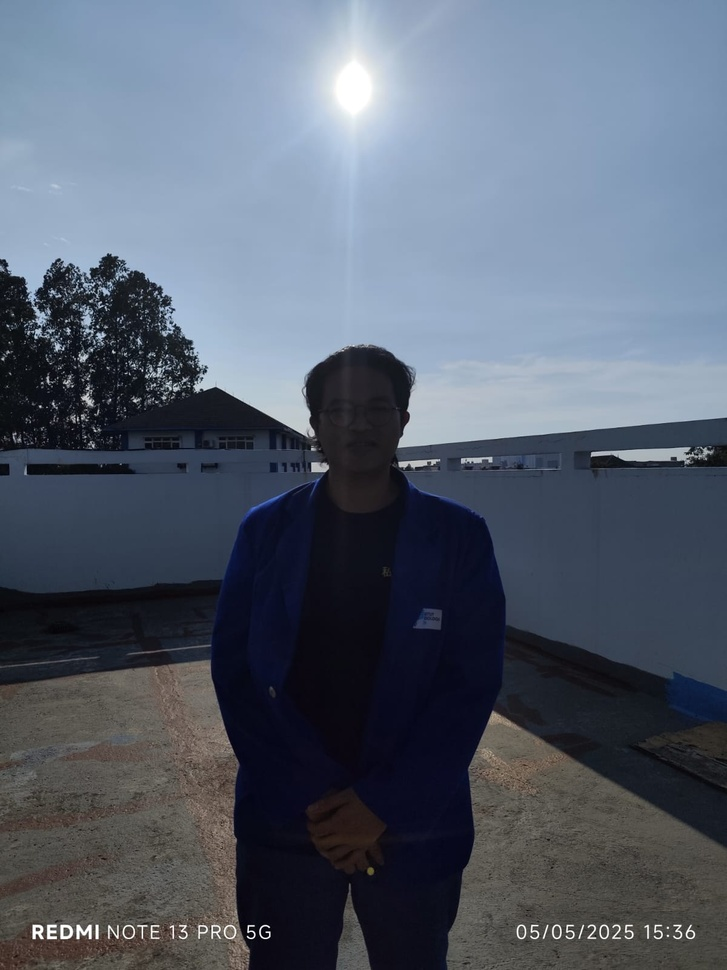
#> input picture UTS_202331012_A/asset/diri.jpg, 727 x 970 px, shrunk from 1200 x 1600 before the run
$ jupyter execute 'BACKLIGHT PADA CITRA.ipynb'
#> lines starting #> are read from the running program, lines starting #| are printed output that depends on the picture
## import library

[cell 1]
import cv2
import numpy as np
import matplotlib.pyplot as plt

## membaca gambar

[cell 2]
img = cv2.imread('asset/diri.jpg')
#> img is the input picture: shape (970, 727, 3); mean B, G, R 110.8, 96.2, 87.1

## citra asli

[cell 3]
img_rgb = cv2.cvtColor(img, cv2.COLOR_BGR2RGB)

plt.figure(figsize=(12, 12))
plt.imshow(img_rgb)
plt.title("Gambar Asli (RGB)")
plt.axis('off')
plt.show()

## citra grayscale

[cell 4]
gray = cv2.cvtColor(img, cv2.COLOR_BGR2GRAY)
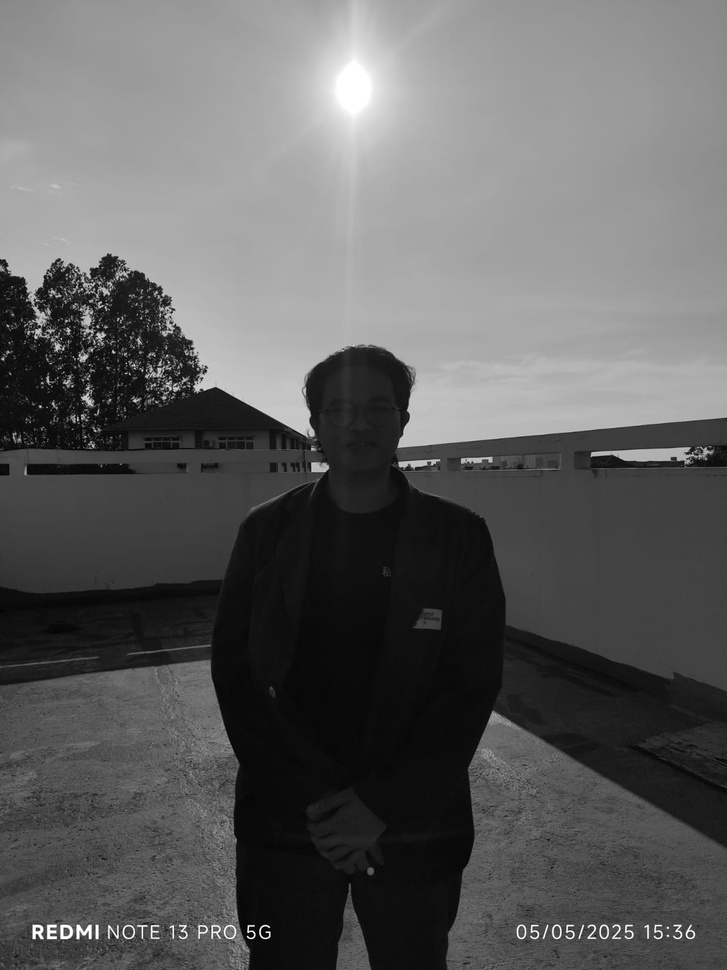
#> gray: shape (970, 727); min 0, max 255, mean 95.2

plt.figure(figsize=(12, 12))
plt.imshow(gray, cmap='gray')
plt.title("Grayscale")
plt.axis('off')
plt.show()

## citra cahaya

[cell 5]
bright = cv2.convertScaleAbs(gray, alpha=1.0, beta=100)
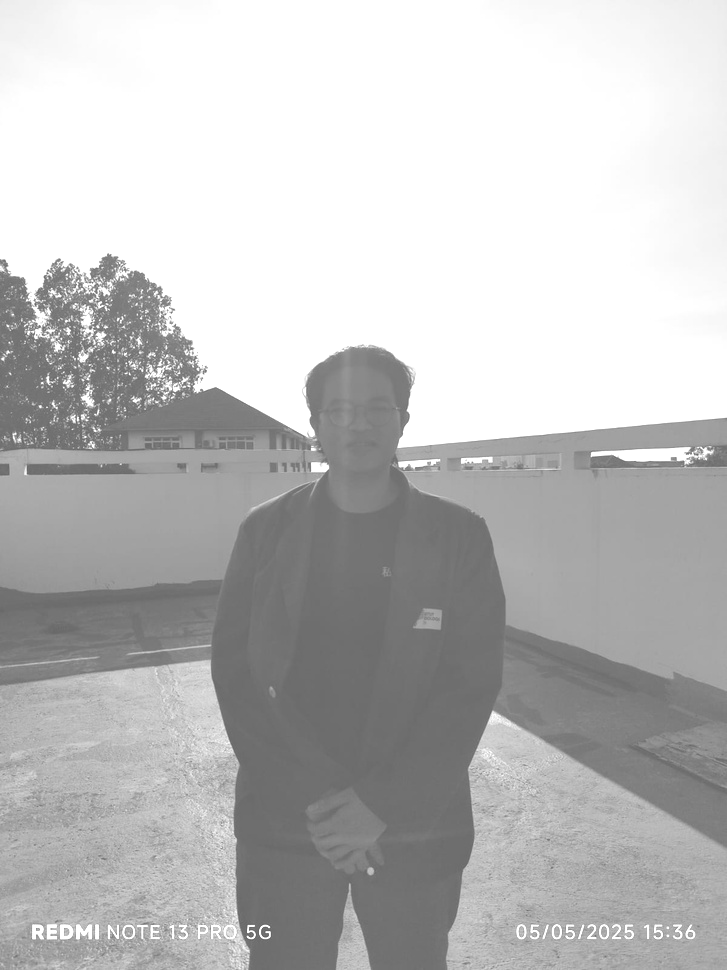
#> bright: shape (970, 727); min 100, max 255, mean 189.8

plt.figure(figsize=(12, 12))
plt.imshow(bright, cmap='gray')
plt.title("Brightness Enhanced")
plt.axis('off')
plt.show()

# citra kontras

[cell 6]
contrast = cv2.convertScaleAbs(gray, alpha=3.0, beta=0)
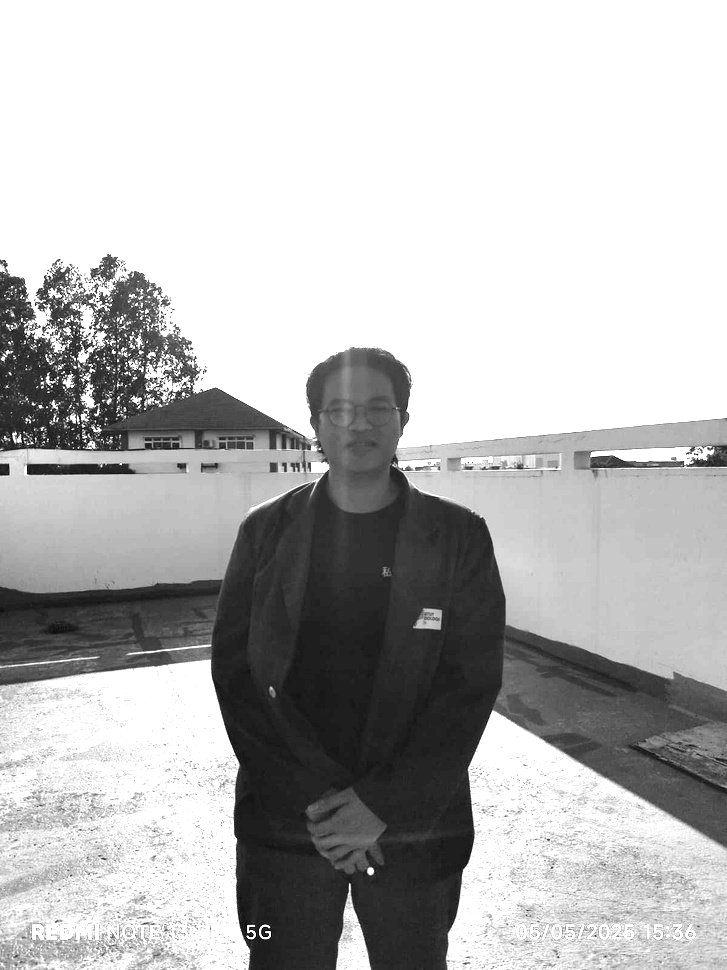
#> contrast: shape (970, 727); min 0, max 255, mean 185.1
plt.figure(figsize=(12, 12))
plt.imshow(contrast, cmap='gray')
plt.title("Contrast Enhanced")
plt.axis('off')
plt.show()

## citra kontras & cahaya

[cell 7]
bright_contrast = cv2.convertScaleAbs(gray, alpha=3.0, beta=100)
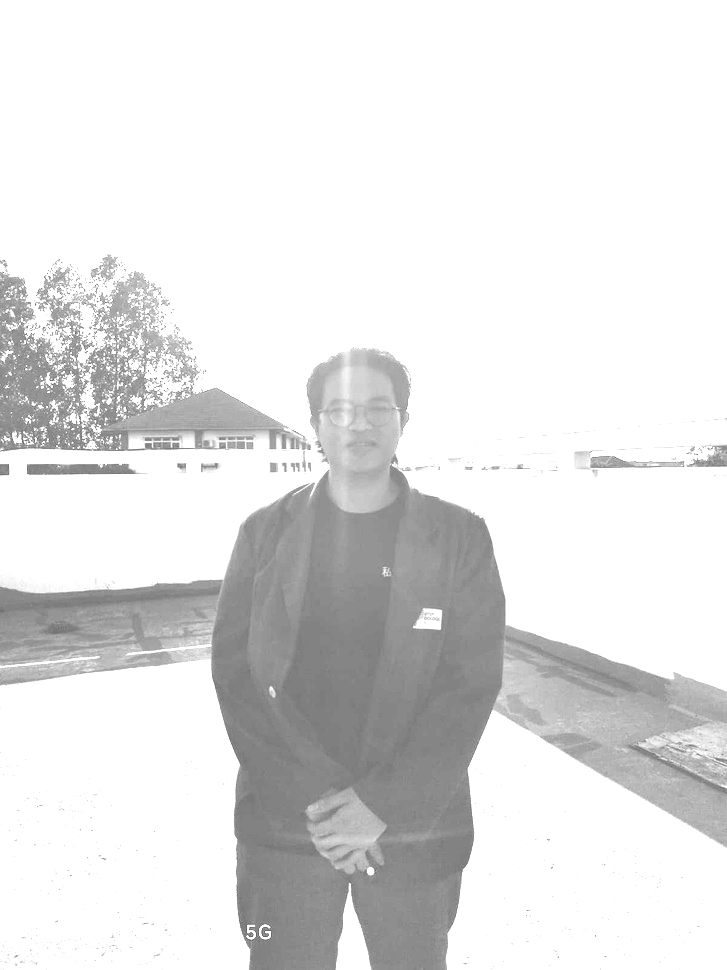
#> bright_contrast: shape (970, 727); min 100, max 255, mean 226.3

plt.figure(figsize=(12, 12))
plt.imshow(bright_contrast, cmap='gray')
plt.title("Brightness + Contrast Enhanced")
plt.axis('off')
plt.show()

$ run again, with UTS_202331012_A/asset/nama update.jpg copied over UTS_202331012_A/asset/diri.jpg
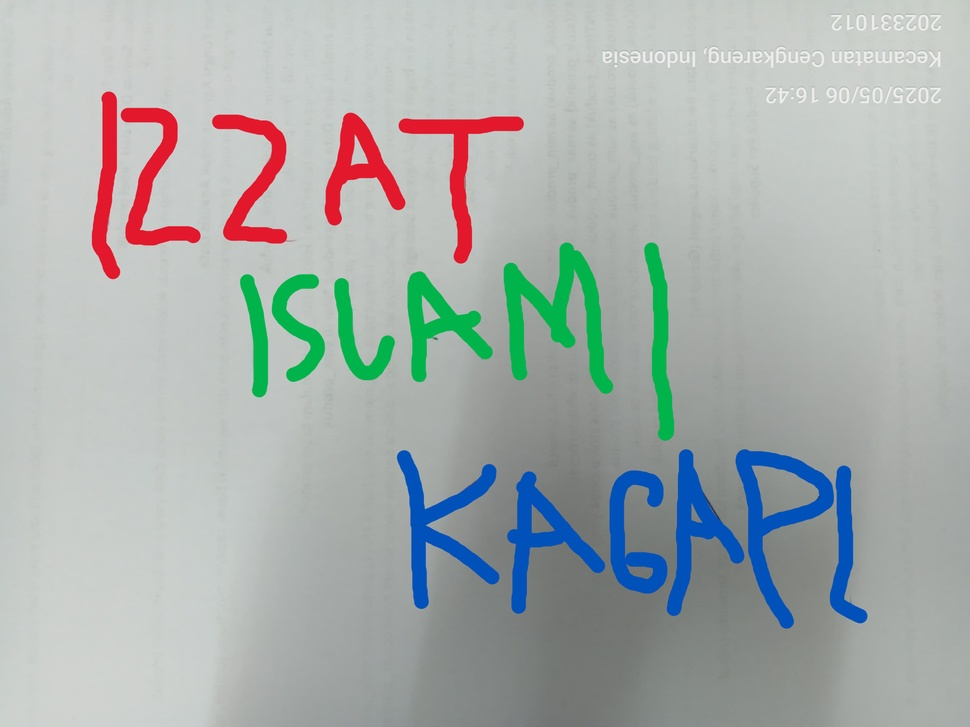
#> input picture UTS_202331012_A/asset/nama update.jpg, 970 x 727 px, shrunk from 4064 x 3048 before the run
#> img is the input picture: shape (727, 970, 3); mean B, G, R 173.3, 174.8, 168.2
#> `bright = cv2.convertScaleAbs(gray, alpha=1.0, beta=100)`:
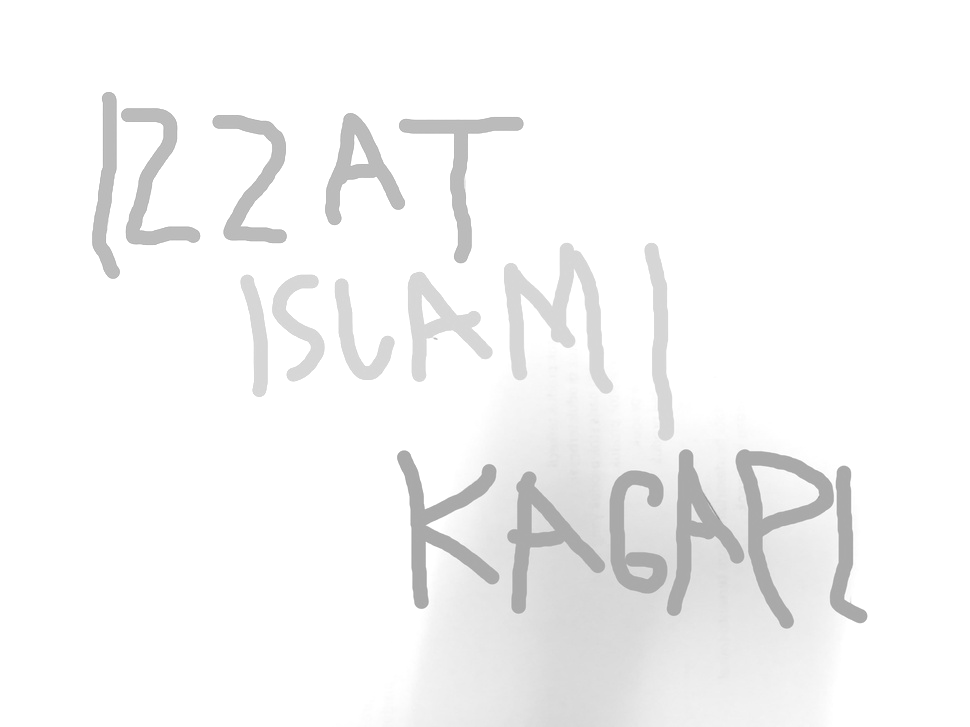
#> bright: shape (727, 970); min 142, max 255, mean 246
#> `contrast = cv2.convertScaleAbs(gray, alpha=3.0, beta=0)`:
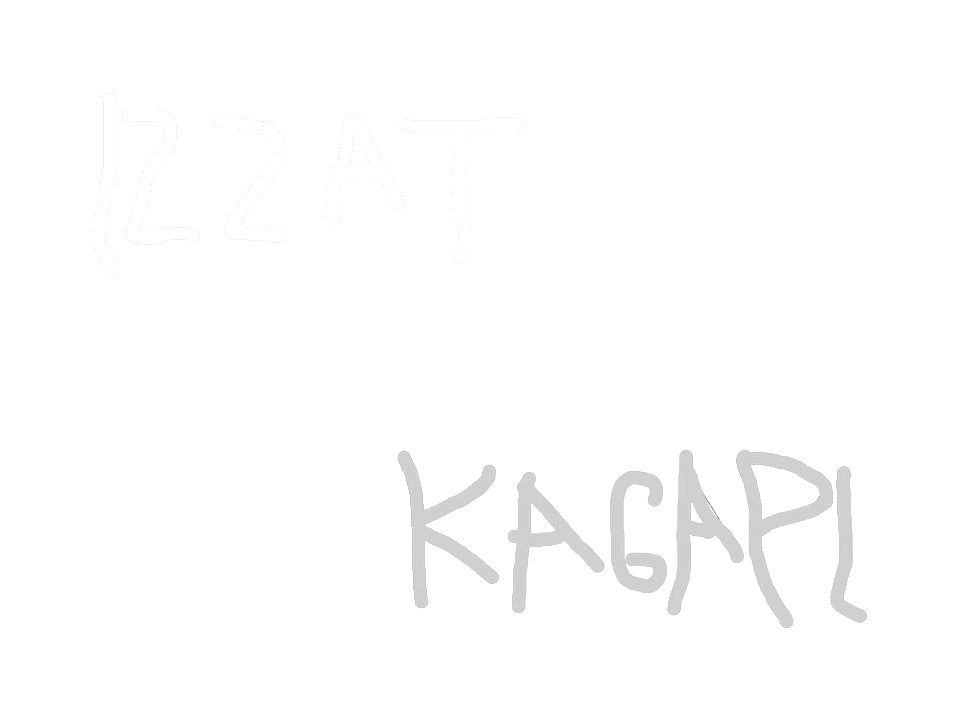
#> contrast: shape (727, 970); min 126, max 255, mean 253.4
